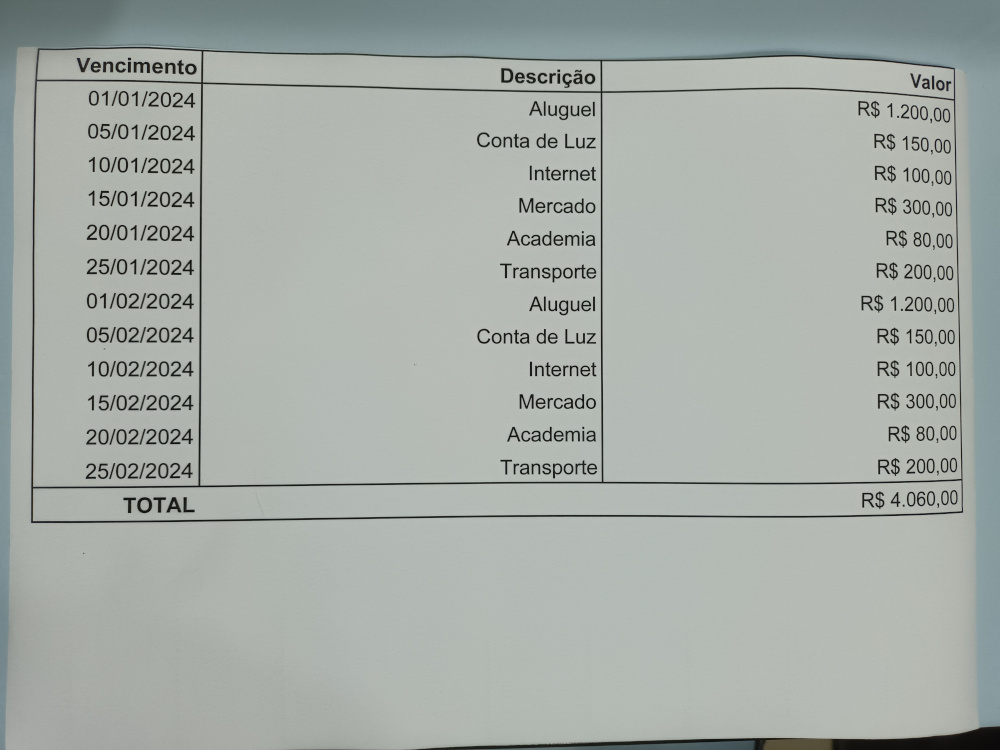
#> input picture amostras/2.jpg, 1000 x 750 px, given in place of 2.bmp, which was not available
$ python test.py
#> lines starting #> are read from the running program, lines starting #| are printed output that depends on the picture; pictures that were not available may be replaced by others from this repository, and a replacement may not be noted
#===============================================================================
# Trabalho 5 - Chroma Key
#-------------------------------------------------------------------------------
# Autor: Gustavo Fardo Armênio
# Universidade Tecnológica Federal do Paraná
#===============================================================================

import sys
import numpy as np
import cv2
import math
import csv
import pytesseract

# increase the recursion limit for floodfill
sys.setrecursionlimit(10**6)

#===============================================================================

INPUT_IMAGE =  '2.bmp'
ALT_ENTRE_LINHAS = 5
THRESH_BIN = 0.8
KERNEL_EROSAO = (2, 5)
PAD_SIZE = 50

def floodFill(img, y, x, componente, shape):
    ''' Realiza o flood fill de um componente de uma imagem binarizada

Parâmetros: img: imagem de entrada.
            y, x: coordenadas do pixel.
            componente: componente atual.
            shape: tamanho da imagem.

Valor de retorno: nenhum, somente para voltar na recursão.'''
    if not(y in range(shape[0]) and x in range(shape[1])) or img[y, x] != 0:
        return
    img[y, x] = componente["n_pixels"]
    componente["n_pixels"] += 1
    componente["L"] = x if x < componente["L"] else componente["L"]
    componente["R"] = x if x > componente["R"] else componente["R"]
    componente["T"] = y if y > componente["T"] else componente["T"]
    componente["B"] = y if y < componente["B"] else componente["B"]
    floodFill(img, y+1, x, componente, shape)
    floodFill(img, y-1, x, componente, shape)
    floodFill(img, y, x+1, componente, shape)
    floodFill(img, y, x-1, componente, shape)

def contaComponentes(img):
    ''' Marca os componentes conexos de uma imagem binarizada a partir do floodfill

Parâmetros: img: imagem de entrada.

Valor de retorno: dicionário dos componentes com labels, numero de pixels e coordenadas das extremidades.'''
    componentes = []
    label_atual = 1
    shape = np.shape(img)
    for y in range(shape[0]):
        for x in range(shape[1]):
            if(img[y, x] == 0):
                componente = {"label": label_atual, "n_pixels": 0, "T": 0, "B": shape[0], "L": shape[1], "R": 0}
                floodFill(img, y, x, componente, shape)
                componentes.append(componente)
                label_atual += 1
    return componentes

def linhasPorEspaco(img):
    pontos = []
    h, w = img.shape[0], img.shape[1]
    for y in range(1, h):
        last_border = [0,0,0] # Value x-1, value x, x
        curr_border = [0,0,0] # Value x-1, value x, x
        for x in range(1, w):
            curr_pair = [img[y, x-1], img[y, x], x]
            if curr_pair[0] != curr_pair[1]:
                last_border = curr_border
                curr_border = curr_pair
                if curr_border[:-1] == [1,0] and last_border[:-1] == [0,1]:
                    pontos.append([((curr_border[2]-last_border[2])//2)+last_border[2], y])
    return pontos

def main ():
    # Abre a imagem em escala de cinza.
    img_or = cv2.imread (INPUT_IMAGE, cv2.IMREAD_GRAYSCALE)
#> img_or: shape (750, 1000); min 10, max 195, mean 169.9
    if img_or is None:
        print ('Erro abrindo a imagem.\n')
        sys.exit ()

    img_or_col = cv2.imread (INPUT_IMAGE, cv2.IMREAD_COLOR)
#> img_or_col is the input picture: shape (750, 1000, 3); mean B, G, R 167.2, 172.3, 165.7
    if img_or_col is None:
        print ('Erro abrindo a imagem.\n')
        sys.exit ()

    #img_or_col = img_or_col[:,:-50]

    draw_col = img_or_col.copy()

    img = img_or.reshape ((img_or.shape [0], img_or.shape [1], 1))
    img = img_or.astype (np.float32)/255

    # img = cv2.GaussianBlur(img, (15,1), 0)
    # img = cv2.medianBlur(img, 5)

    # Binarizacao
    img_bin = np.float32(np.where(img > THRESH_BIN, 1, 0))
#> img_bin: shape (750, 1000) float32; every value is 0

    # Erosao
    kernel_erosao = np.ones(KERNEL_EROSAO, np.uint8)
    img = cv2.erode(img_bin, kernel_erosao, iterations=2)

    pontos_linhas = linhasPorEspaco(img)
#> after the loop in linhasPorEspaco, `for y in range(1, h):`: pontos = []
#> pontos_linhas = []

    cv2.imwrite ('preprocessada.png', img*255)

    # Linhas Hough
    lines_img = (1-img_bin).astype(np.uint8)*255
#> lines_img: shape (750, 1000); every value is 255
    # lines_img = cv2.Canny(draw_col, 50, 200, None, 3)
    cv2.imwrite ('canny.png', lines_img)
    lines = cv2.HoughLines(lines_img, 1, np.pi / 180, 200)

    if lines is not None:
        for i in range(0, len(lines)):
            rho = lines[i][0][0]
            theta = lines[i][0][1]
            angle = theta * 180 / np.pi
            # Check for horizontal lines (angle close to 0 or 180 degrees)
            if abs(angle) < 1 or abs(angle - 180) < 1:
                a = math.cos(theta)
                b = math.sin(theta)
                x0 = a * rho
                y0 = b * rho
                pt1 = (int(x0 + 1000*(-b)), int(y0 + 1000*(a)))
                pt2 = (int(x0 - 1000*(-b)), int(y0 - 1000*(a)))
                cv2.line(draw_col, pt1, pt2, (255,0,0), 3, cv2.LINE_AA)
#> this loop made 8467 passes
#> rho on passes 1 to 3: 530, 532, 535
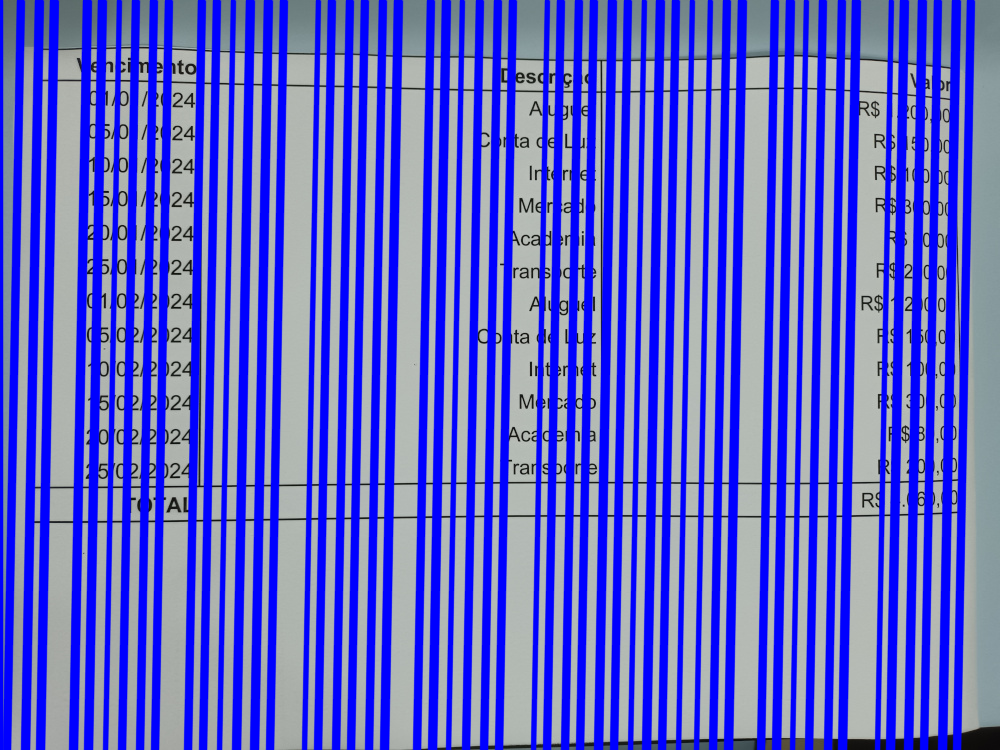
#> draw_col: shape (750, 1000, 3); mean B, G, R 204.4, 98.9, 94.9

    # Linhas verticais
    for p in pontos_linhas:
        cv2.circle(draw_col, p, radius=0, color=(0, 255, 0), thickness=-1)
#> this loop made 0 passes

    # Separa componentes
    componentes = contaComponentes(img)
#> after the loop in contaComponentes, `for y in range(shape[0]):`:
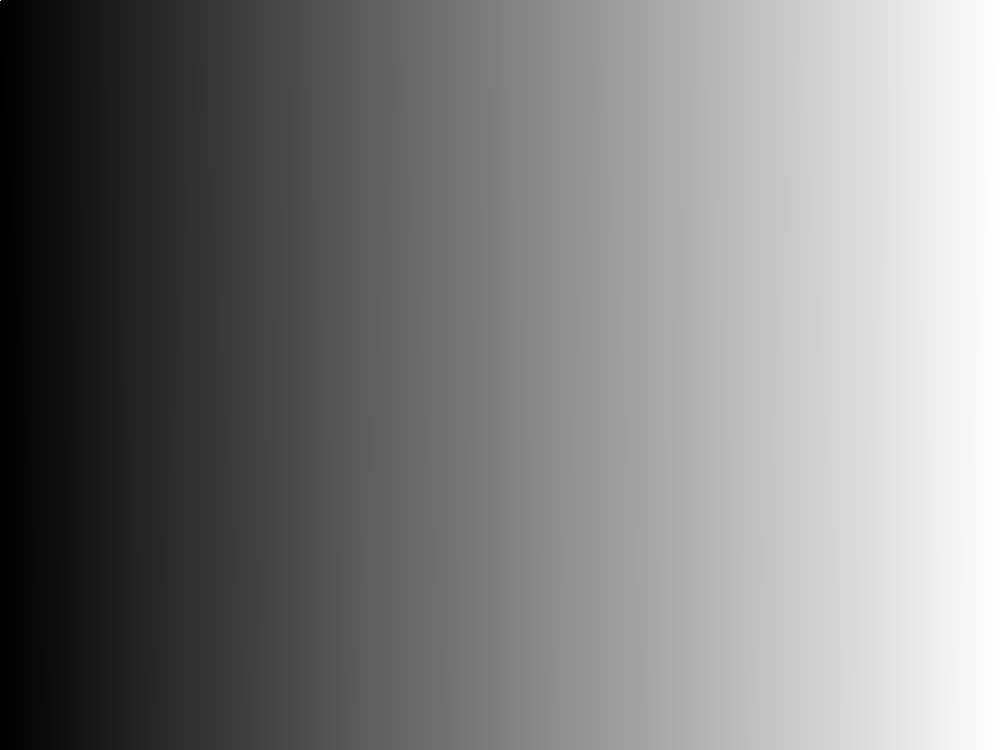
#> img: shape (750, 1000) float32; min 1, max 750000, mean 375000.5; drawn with min black and max white
#> after the loop in contaComponentes, `for y in range(shape[0]):`: componentes = 1 item; label_atual = 2
#> componentes = 1 item
    tabela = []
    height_line = -ALT_ENTRE_LINHAS
    row = []

    # Arranja componentes na estrutura da tabela
    for c in componentes:
        crop = img_or[c['B']:c['T'], c['L']:c['R']]
        crop = np.pad(crop, ((PAD_SIZE, PAD_SIZE), (PAD_SIZE, PAD_SIZE)), mode='constant', constant_values=255)
        text = pytesseract.image_to_string(crop)
        text = ''.join(ch for ch in text if ch.isprintable())
        y_comp_middle = (c['T']-c['B'])//2+c['B']
        if(y_comp_middle < (height_line + ALT_ENTRE_LINHAS) and y_comp_middle > (height_line - ALT_ENTRE_LINHAS)):
            row.append(text)
        else:
            if row != []:
                tabela.append(row)
            row = [text]
        height_line = y_comp_middle
        cv2.rectangle(draw_col, (c ['L'], c ['T']), (c ['R'], c ['B']), (0,0,255))
#> this loop made 1 pass
#> pass 1, in main, `crop = img_or[c['B']:c['T'], c['L']:c['R']]`:
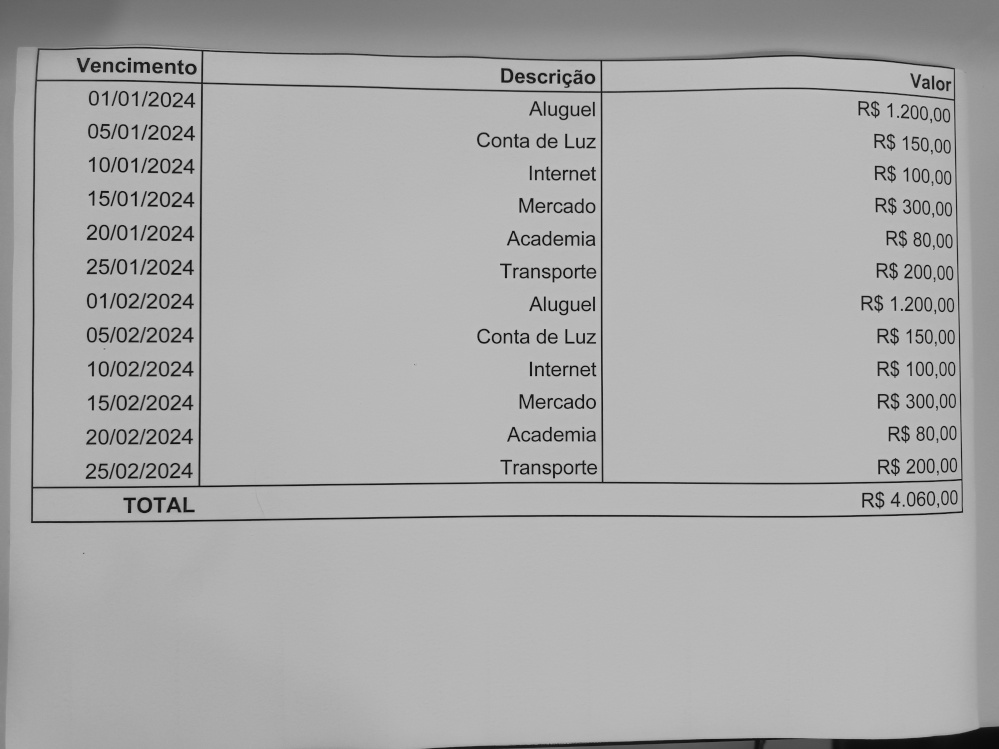
#> crop: shape (749, 999); min 10, max 195, mean 170
#> pass 1, in main, `crop = np.pad(crop, ((PAD_SIZE, PAD_SIZE), (PAD_SIZE, PAD_SIZE)), mode..`:
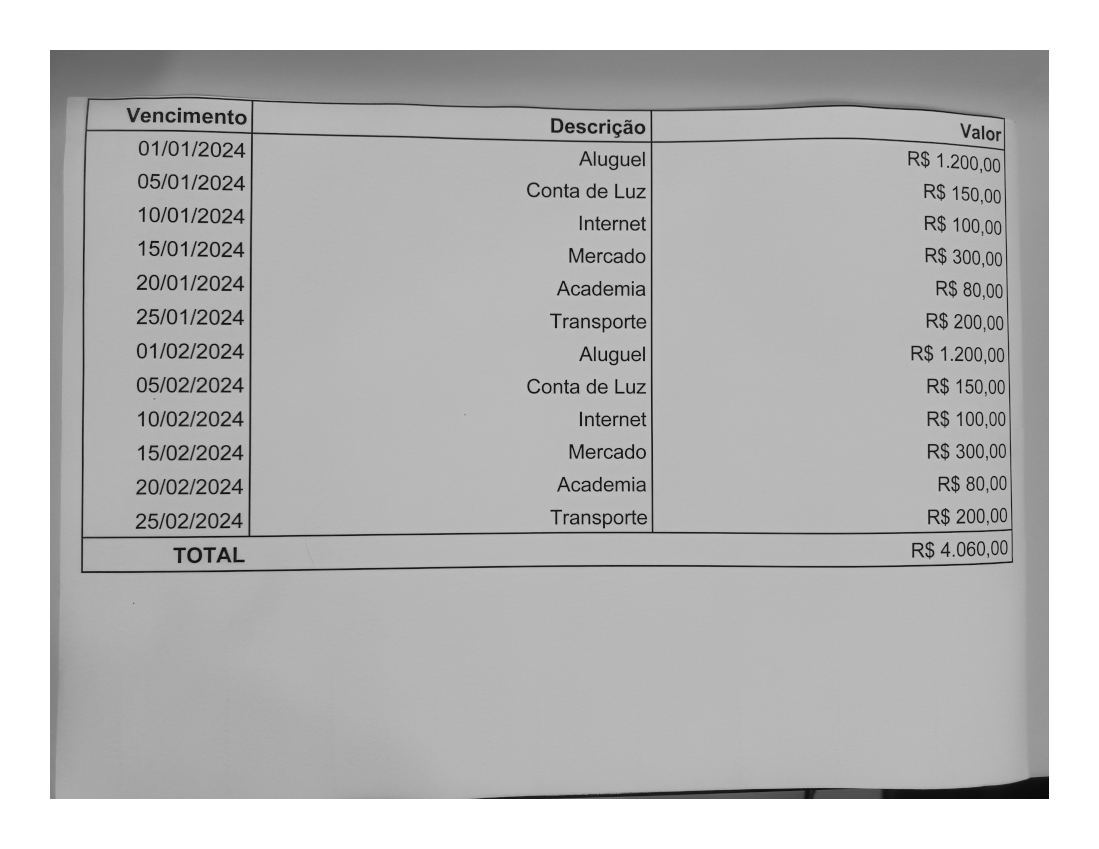
#> crop: shape (849, 1099); min 10, max 255, mean 186.8
#> after the loop, tabela = []
    tabela.append(row)

    # Transforma em csv
    filename = INPUT_IMAGE[:-4] + ".csv"
    with open(filename, 'w') as csvfile:
        csvwriter = csv.writer(csvfile)
        csvwriter.writerows(tabela)

    c = componentes[83]
    cv2.imwrite("crop.png", crop)

    cv2.imwrite ('componentes.png', draw_col)

    cv2.waitKey ()
    cv2.destroyAllWindows ()

if __name__ == '__main__':
    main ()
#> (the call stopped at in main, `text = pytesseract.image_to_string(crop)`: pytesseract is not available in this run)

#===============================================================================
